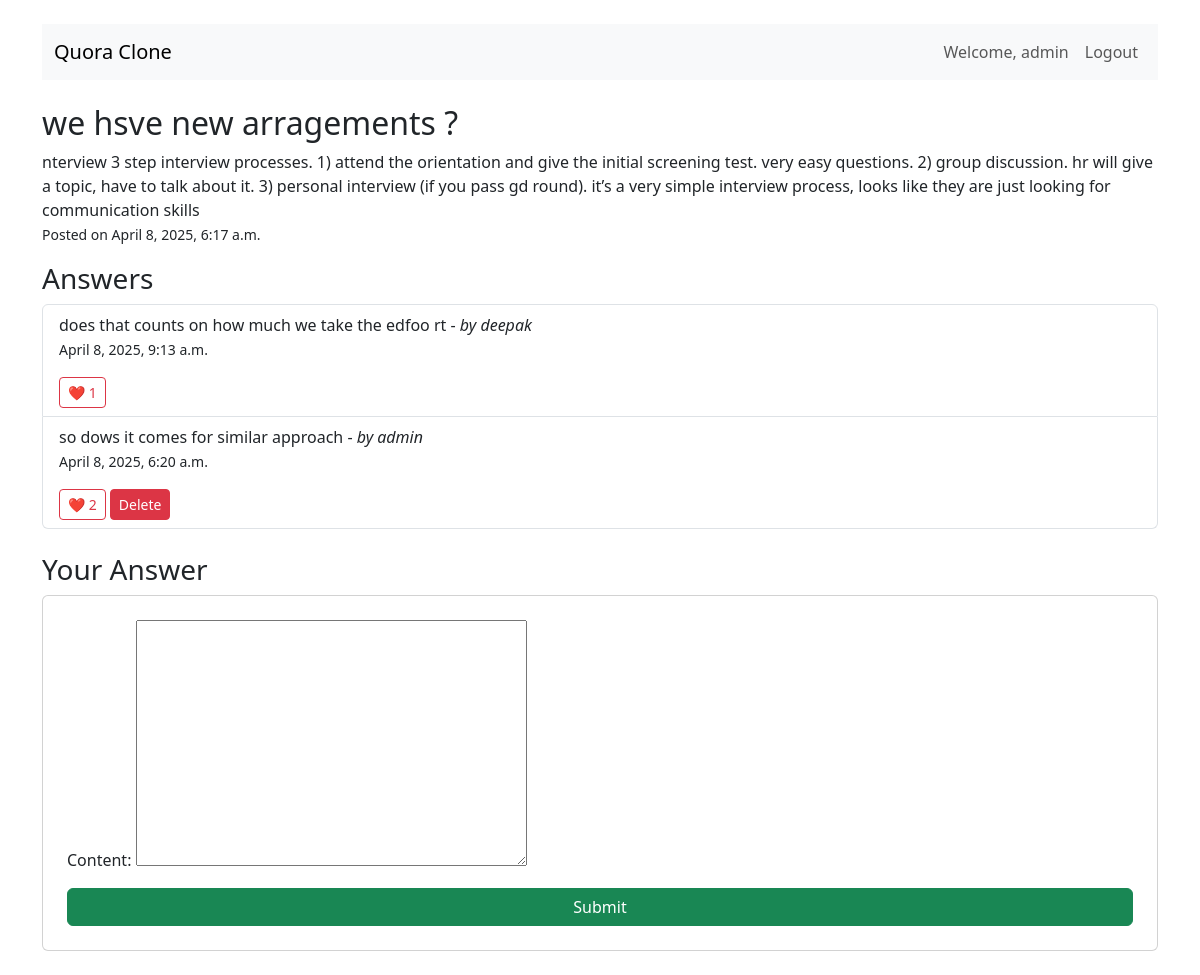
The page /question/1/ (signed in) on the database its author committed.
### quora_clone/models.py (models this page shows, shortened)
class Question(models.Model):
    title = models.CharField(max_length=255)
    description = models.TextField()
    author = models.ForeignKey(User, on_delete=models.CASCADE, related_name='questions')
    created_at = models.DateTimeField(auto_now_add=True)

class Answer(models.Model):
    question = models.ForeignKey(Question, on_delete=models.CASCADE, related_name='answers')
    content = models.TextField()
    author = models.ForeignKey(User, on_delete=models.CASCADE)
    created_at = models.DateTimeField(auto_now_add=True)
    likes = models.ManyToManyField(User, related_name='liked_answers', blank=True)

### quora_clone/views.py (the view)
# urls.py: path('question/<int:question_id>/', views.question_detail, name='question_detail'),
@login_required
def question_detail(request, question_id):
    question = get_object_or_404(Question, id=question_id)
    answers = question.answers.all().order_by('-created_at')
    paginator = Paginator(answers, 3)
    page_number = request.GET.get('page')
    page_obj = paginator.get_page(page_number)
    if request.method == 'POST':
        form = AnswerForm(request.POST)
        if form.is_valid():
            answer = form.save(commit=False)
            answer.author = request.user
            answer.question = question
            answer.save()
            return redirect('question_detail', question_id=question.id)
    else:
        form = AnswerForm()
    return render(request, 'core/question_detail.html', {'question': question, 'form': form, 'answers': page_obj})

### quora_clone/forms.py
class AnswerForm(forms.ModelForm):
    class Meta:
        model = Answer
        fields = ['content']

### quora_clone/templates/core/question_detail.html (shortened to what this page needs)
{% extends 'core/base.html' %}
{% block content %}
<h2>{{ question.title }}</h2>
<p>{{ question.description }} <br><small>Posted on {{ question.created_at }}</small></p>
<h3>Answers</h3>
<ul id="answers-list" class="list-group mb-4">
{% for ans in answers %}
  <li class="list-group-item">
    <p>{{ ans.content }} - <em>by {{ ans.author.username }}</em><br><small>{{ ans.created_at }}</small></p>
    {% if user.is_authenticated %}
    <button class="btn btn-sm btn-outline-danger" onclick="likeAnswer({{ ans.id }})" id="like-btn-{{ ans.id }}">
      ❤️ <span id="like-count-{{ ans.id }}">{{ ans.likes.count }}</span>
    </button>
    {% if ans.author == user %}
      <button class="btn btn-danger btn-sm" onclick="openDeleteModal('answer', {{ ans.id }})">
        Delete
      </button>
    {% endif %}
  {% else %}
    <a href="{% url 'signup' %}">Login to like</a>
  {% endif %}
  </li>
{% endfor %}
</ul>
{% if user.is_authenticated %}
<h3 class="mt-4">Your Answer</h3>
<form method="post" class="card p-4 mt-2">{% csrf_token %}{{ form.as_p }}<button type="submit" class="btn btn-success">Submit</button></form>
{% else %}
<p class="mt-3"><a href="{% url 'signup' %}" class="btn btn-outline-secondary">Login to answer this question</a></p>
{% endif %}
{% endblock %}

### quora_clone/templates/core/base.html (shortened to what this page needs)
<!DOCTYPE html>
<html>
<head>
  <link href="https://cdn.jsdelivr.net/npm/bootstrap@5.3.0/dist/css/bootstrap.min.css" rel="stylesheet">
  <link href="https://cdn.jsdelivr.net/npm/bootstrap-icons@1.10.5/font/bootstrap-icons.css" rel="stylesheet">
</head>
<body class="container py-4">
  <nav class="navbar navbar-expand-lg navbar-light bg-light mb-4">
    <div class="container-fluid">
      <a class="navbar-brand" href="/">Quora Clone</a>
      <div class="collapse navbar-collapse">
        <ul class="navbar-nav ms-auto">
          {% if user.is_authenticated %}
            <li class="nav-item"><a class="nav-link" href="#">Welcome, {{ user.username }}</a></li>
            <li class="nav-item"><a class="nav-link" href="{% url 'logout' %}">Logout</a></li>
          {% else %}
            <li class="nav-item"><a class="nav-link" href="{% url 'login' %}">Login</a></li>
            <li class="nav-item"><a class="nav-link" href="{% url 'signup' %}">Signup</a></li>
          {% endif %}
        </ul>
      </div>
    </div>
  </nav>
  {% block content %}{% endblock %}
</body>
</html>

### rows shown on the page
Question: title "we hsve new arragements ?", description "nterview 3 step interview processes. 1) attend the orientation and give the initial screening test. very easy questions. 2) group discussion. hr will give a topic, have to talk about it. 3) personal interview (if you pass gd round). it’s a very simple interview process, looks like they are just looking for communication skills", created_at "April 8, 2025, 6:17 a.m."
Answer: content "does that counts on how much we take the edfoo rt", author.username "deepak", created_at "April 8, 2025, 9:13 a.m.", likes.count "1"
Answer: content "so dows it comes for similar approach", author.username "admin", created_at "April 8, 2025, 6:20 a.m.", likes.count "2"

### other values the page prints
{{ user.username }} "admin"
